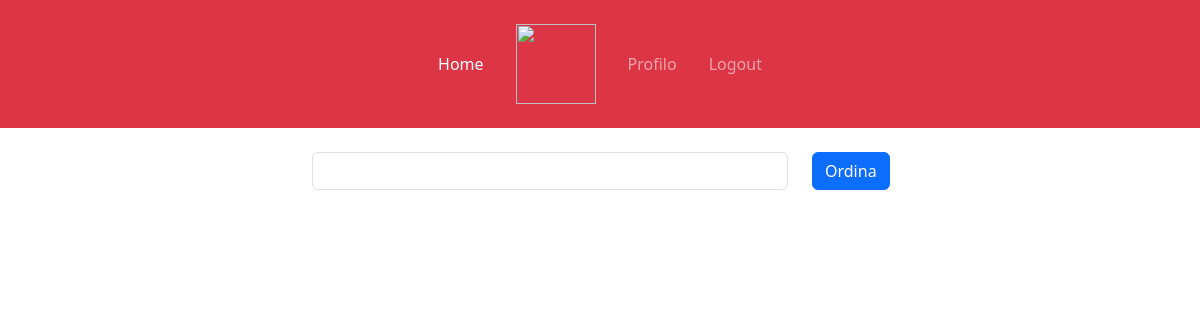
/ (signed in), run on an earlier commit of the app's database.
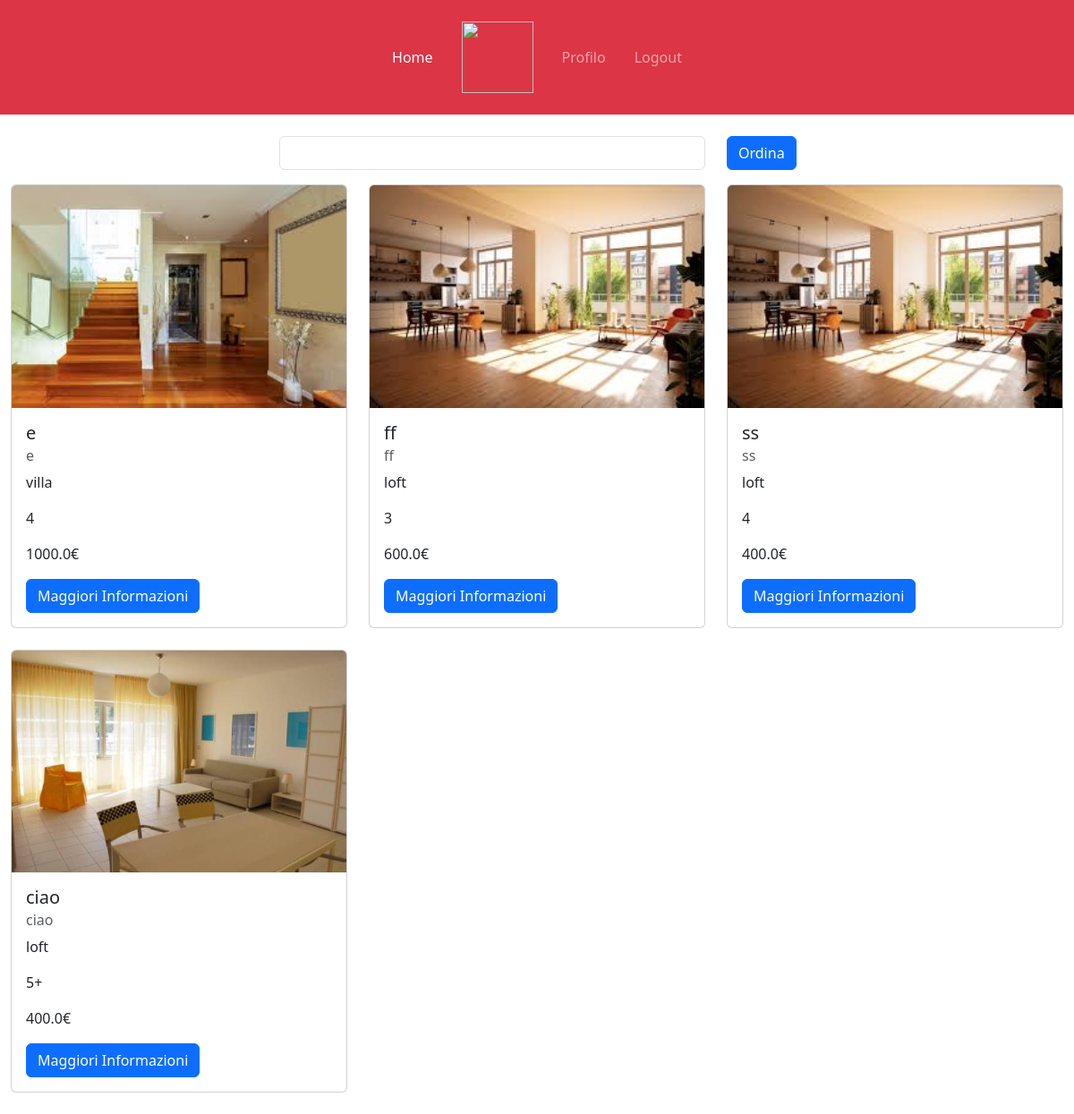
And on a later commit of the database.
### tables this page shows
CREATE TABLE "ANNUNCI" (
	"idAnnuncio"	INTEGER NOT NULL,
	"titolo"	TEXT NOT NULL,
	"indirizzo"	TEXT NOT NULL,
	"tipoCasa"	TEXT NOT NULL,
	"numeroLocali"	TEXT NOT NULL,
	"descrizione"	TEXT NOT NULL,
	"prezzoMensile"	REAL NOT NULL,
	"arredamento"	TEXT NOT NULL,
	"disponibilita"	TEXT NOT NULL,
	"idUtente"	INTEGER NOT NULL,
	FOREIGN KEY("idUtente") REFERENCES "UTENTI"("idUtente"),
	PRIMARY KEY("idAnnuncio" AUTOINCREMENT)
);

### app.py (the view)
@app.route('/<info>')
@app.route('/')  #quando il server riceve una richiesta get in questo caso, allora deve eseguire il contenuto della funzione
def index(info=None):
   if info is not None:
      if info=='numLocali':
         annunci=posts_dao.ordina(info)
      else:
         annunci=posts_dao.ordina(info)
      return render_template('index.html', allAnnunci=annunci)
   else:
      allAnnunci=posts_dao.get_allAnnunci()
      return render_template('index.html', allAnnunci=allAnnunci)

### app.py (called while the page is built)
@login_manager.user_loader
def load_user(user_id):
    db_user=posts_dao.get_user_by_id(user_id)
    user = User(id=db_user['idUtente'],
                username=db_user['username'],
                password=db_user['password'],
                tipo=db_user['tipo'])
    return user

### posts_dao.py (called while the page is built)
def get_user_by_id(id_utente):
    query = 'SELECT * FROM UTENTI WHERE idUtente = ?'
    connection = sqlite3.connect('db/affitti.db')
    connection.row_factory = sqlite3.Row
    cursor = connection.cursor()
    cursor.execute(query, (id_utente,))
    result = cursor.fetchone()
    cursor.close()
    connection.close()
    return result

def get_allAnnunci():
    conn =sqlite3.connect('db/affitti.db')
    conn.row_factory = sqlite3.Row
    cursor= conn.cursor()
    sql = '''SELECT ANNUNCI.* ,GROUP_CONCAT(urlFoto, ',') AS foto_concatenate, UTENTI.nome, UTENTI.cognome
        FROM ANNUNCI, FOTO, UTENTI
        where ANNUNCI.idAnnuncio = FOTO.idAnnuncio and ANNUNCI.disponibilita = 'SI' and UTENTI.idUtente=ANNUNCI.idUtente
        GROUP BY ANNUNCI.idAnnuncio
        ORDER BY ANNUNCI.prezzoMensile DESC'''
    cursor.execute(sql, ())
    annunci= cursor.fetchall()
    cursor.close()
    conn.close()
    return annunci

### templates/index.html (shortened to what this page needs)
{% extends "base.html" %}
{% block liNav %}
<li class="nav-item">
    <a class="nav-link mx-2 active" aria-current="page" href="#">Home</a>
  </li>
  <li class="nav-item d-none d-lg-block">
    <a class="nav-link mx-2" href="#">
      <img src="/static_files/images/logos/logo_2_white.png" height="80" />
    </a>
  </li>
  {% if current_user.tipo == 'locatore' %}
  <li class="nav-item">
    <a class="nav-link mx-2" href="{{url_for('profiloL')}}">Profilo</a>
  </li>
  {% elif current_user.tipo == 'cliente' %}
  <li class="nav-item">
    <a class="nav-link mx-2" href="{{url_for('profiloC')}}">Profilo</a>
  </li>
  {% endif %}
  {% if current_user.is_authenticated %}
  <li class="nav-item">
    <a class="nav-link mx-2" href="{{url_for('logout')}}">Logout</a>
  </li>
  {% else %}
  <li class="nav-item">
    <a class="nav-link mx-2" href="{{url_for('Page_login')}}">Login</a>
  </li>
</li>
  {% endif %}
{% endblock %}
{% block content %}
<div class="container-fluid mt-4">
  <form action="/filtro" method="POST">
    <div class="row">
      <div class="col-3"></div>
      <div class="col-5 filtroButton">
        <select class="form-control" id="filterSelect" name="selFiltro">
          <option value=""></option>
          <option value="numLocali">NUMERO LOCALI (crescente)</option>
        </select>
      </div>
      <div class="col-1">
        <button type="submit" class="btn btn-primary">Ordina</button>
      </div>
      <div class="col-3"></div>
    </div>
  </form>
  <div class="row">
    {% for annuncio in allAnnunci %}
    {% set foto_list = annuncio.foto_concatenate.split(',') %}
    <div class="col-md-4 mb-4">
      <div class="card equal-height-card">
        <a href="" data-bs-toggle="modal" data-bs-target="#Modal{{annuncio.idAnnuncio}}">
          <img src="{{ url_for('static', filename=foto_list[0]) }}" class="card-img-top" alt="Immagine Prodotto">
        </a>
        <div class="card-body">
          <h5 class="card-title">{{annuncio.titolo}}</h5>
          <h6 class="card-subtitle mb-2 text-muted">{{annuncio.indirizzo}}</h6>
          <p class="card-text">{{annuncio.tipoCasa}}</p>
          <p class="card-text">{{annuncio.numeroLocali}}</p>
          <p class="card-text">{{annuncio.prezzoMensile}}€</p>
          <a href="#myModal" class="btn btn-primary" data-bs-toggle="modal" data-bs-target="#Modal{{annuncio.idAnnuncio}}">Maggiori Informazioni</a>
          </div>
      </div>
    </div>
    {% endfor %}
  </div>
</div>
{% endblock %}

### templates/base.html (shortened to what this page needs)
<html lang="it">
    <head>
        <link href="https://cdn.jsdelivr.net/npm/bootstrap@5.3.2/dist/css/bootstrap.min.css" rel="stylesheet">
        <link href="{{url_for('static', filename='css/style.css')}}" rel="stylesheet" type="text/css">
    </head>
    <body>
        <nav class="navbar navbar-expand-lg navbar-dark p-3 bg-danger" id="headerNav">
          <div class="container-fluid">
            <div class="collapse navbar-collapse" id="navbarNavDropdown">
              <ul class="navbar-nav mx-auto ">
                {% block liNav %}{% endblock %}
              </ul>
            </div>
          </div>
        </nav>
        {% block content %}{% endblock %}
    </body>
</html>

### static/css/style.css (style rules this page uses)
.nav-item { line-height:80px; }

What changed in the data, as far as the page shows it:
added ANNUNCI: shows a picture, titolo "e", indirizzo "e", tipoCasa "villa", numeroLocali "4", prezzoMensile "1000.0"
added ANNUNCI: titolo "ff", indirizzo "ff", tipoCasa "loft", numeroLocali "3", prezzoMensile "600.0"
added ANNUNCI: titolo "ss", indirizzo "ss", tipoCasa "loft", numeroLocali "4", prezzoMensile "400.0"
added ANNUNCI: shows a picture, titolo "ciao", indirizzo "ciao", tipoCasa "loft", numeroLocali "5+", prezzoMensile "400.0"
